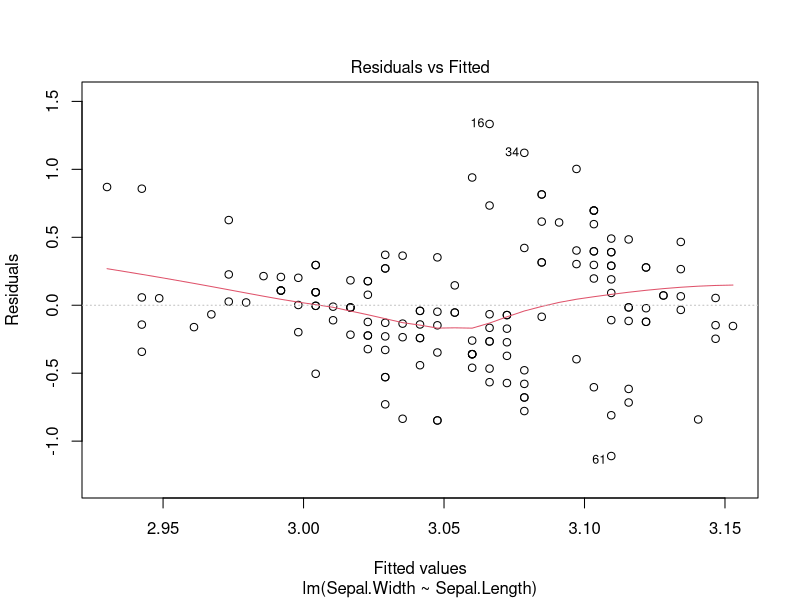
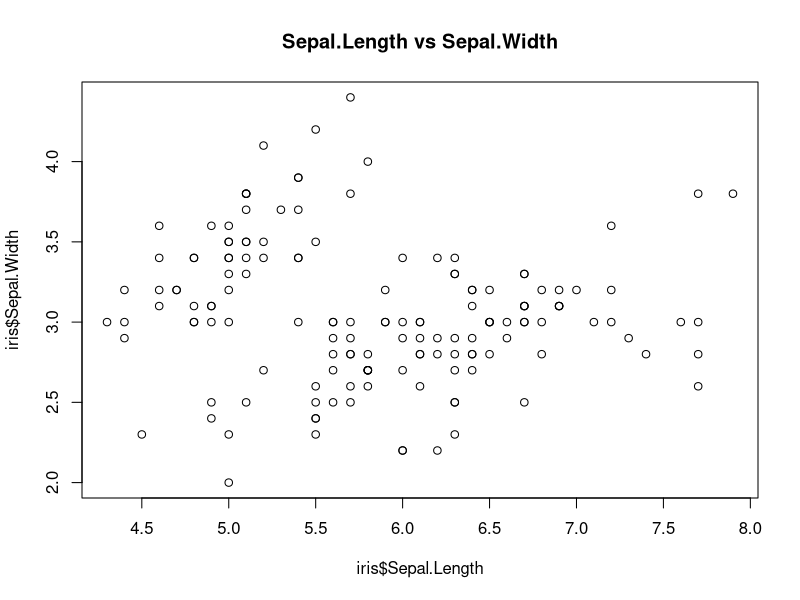
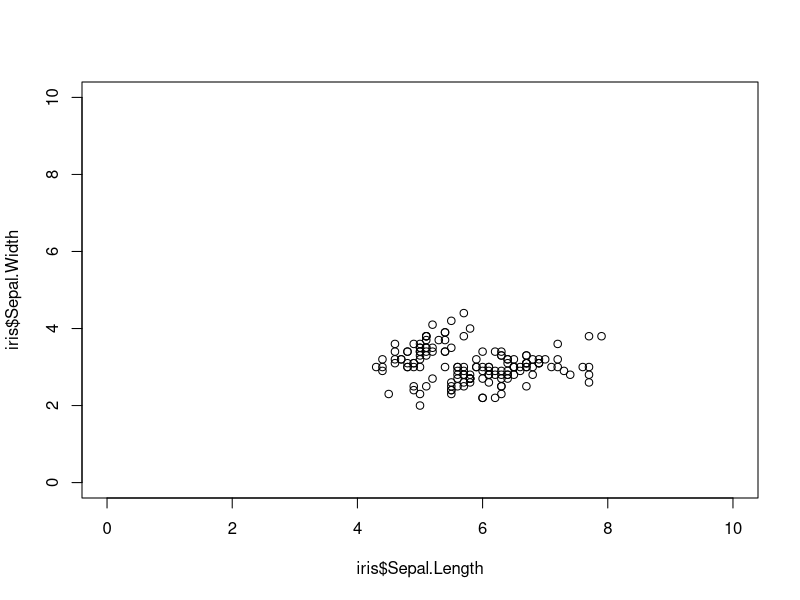
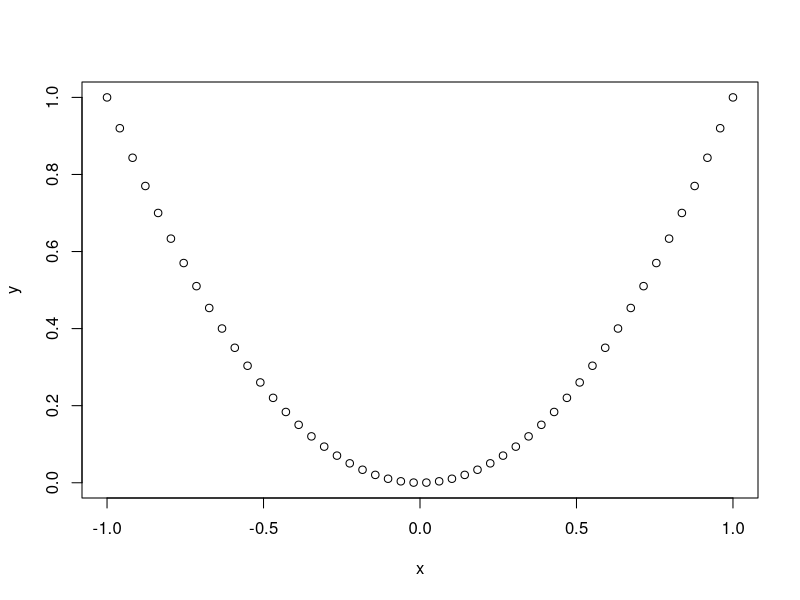
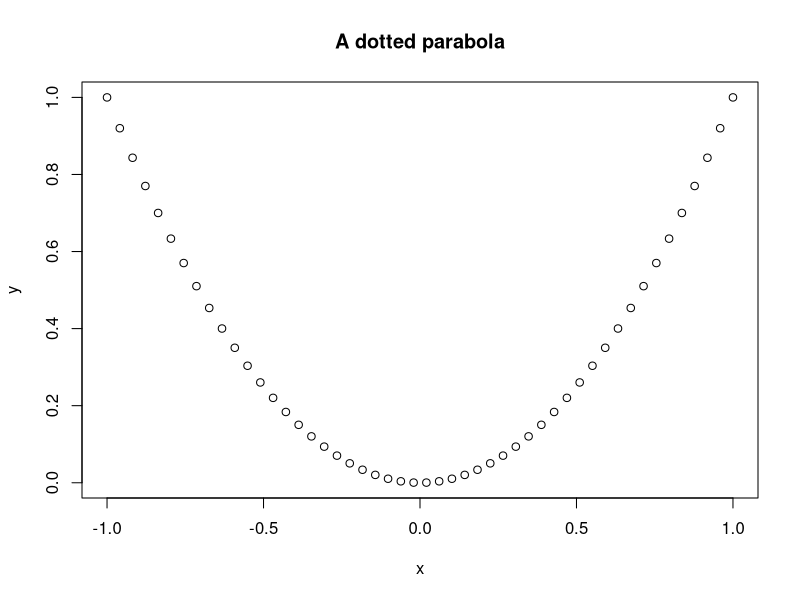
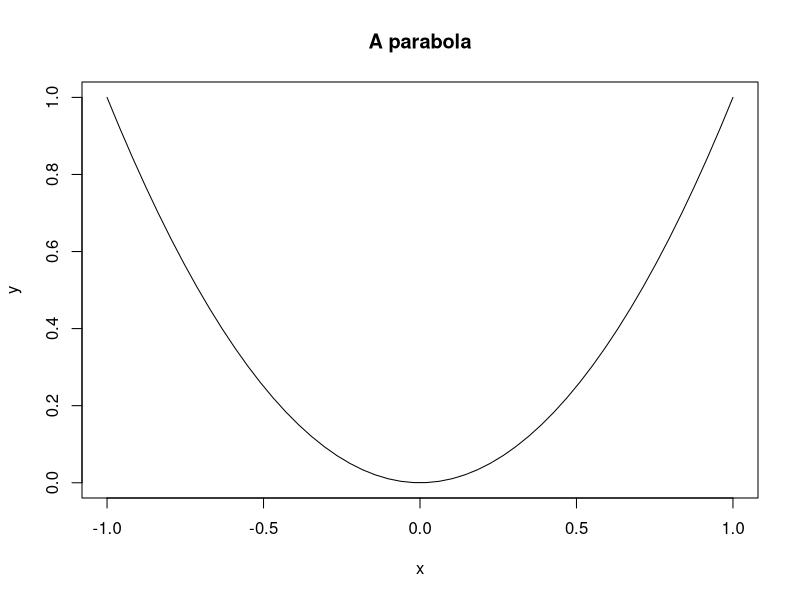
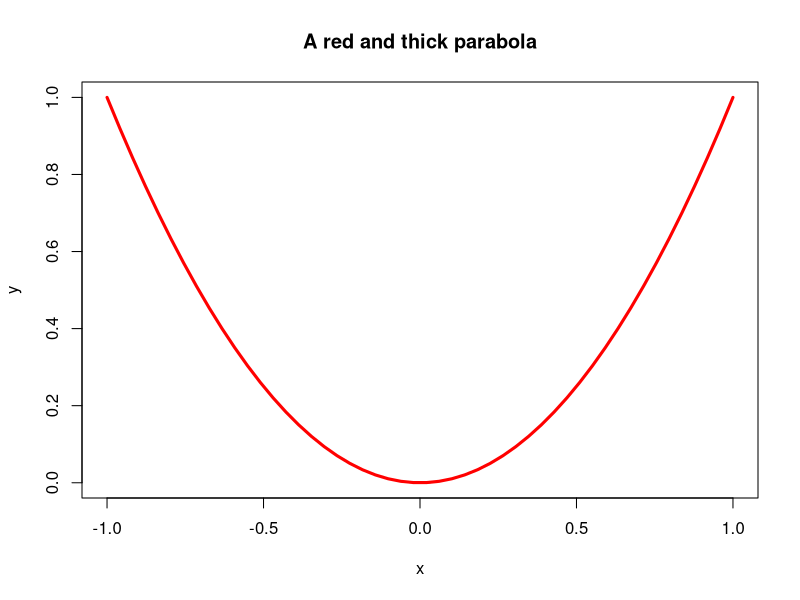
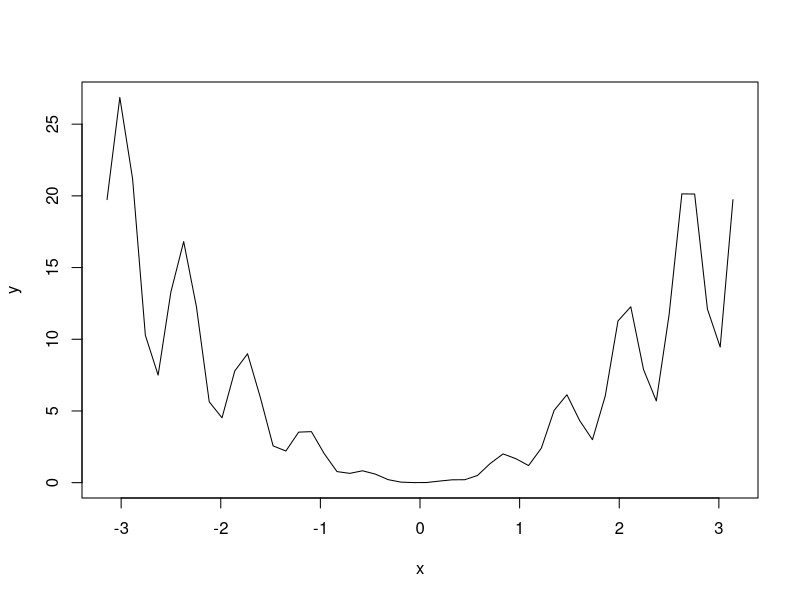

These figures' R source, in order: (Note: this script raises an error after producing the figures.)
## ---- chunk 1
# Let's begin importing the iris dataset
data(iris)

# names gives you the variables in the data frame
names(iris)

# The beginning of the data
head(iris)

# So we can access variables by $ or as in a matrix
iris$Sepal.Length[1:10]
iris[1:10, 1]
iris[3, 1]

# Information on the dimension of the data frame
dim(iris)

# str gives the structure of any object in R
str(iris)

# Recall the species variable: it is a categorical variable (or factor), 
# not a numeric variable
iris$Species[1:10]

# Factors can only take certain values
levels(iris$Species)

# If a file contains a variable with character strings as observations (either 
# encapsulated by quotation marks or not), the variable will become a factor 
# when imported into R

## ---- chunk 2
# The function seq creates sequences of numbers equally separated
seq(0, 1, by = 0.1)
seq(0, 1, length.out = 5)

# You can short the latter argument
seq(0, 1, l = 5)

# Repeat  number
rep(0, 5)

# Reverse a vector
myVec <- c(1:5, -1:3)
rev(myVec)

# Another way
myVec[length(myVec):1]

# Count repetitions in your data
table(iris$Sepal.Length)
table(iris$Species)
## ---- chunk 3
# Relational operators: x < y, x > y, x <= y, x >= y, x == y, x!= y
# They return TRUE or FALSE

# Smaller than
0 < 1

# Greater than
1 > 1

# Greater or equal to
1 >= 1 # Remember: ">="" and not "=>"" !

# Smaller or equal to
2 <= 1 # Remember: "<="" and not "=<"" !

# Equal
1 == 1 # Tests equality. Remember: "=="" and not "="" !

# Unequal
1 != 0 # Tests iequality

# TRUE is encoded as 1 and FALSE as 0
TRUE + 1 
FALSE + 1 

# In a vector-like fashion
x <- 1:5
y <- c(0, 3, 1, 5, 2)
x < y
x == y
x != y

# Subsetting of vectors
x
x[x >= 2]
x[x < 3]

# Easy way of work with parts of the data
data <- data.frame(x = c(0, 1, 3, 3, 0), y = 1:5)
data

# Data such that x is zero
data0 <- data[data$x == 0, ]
data0

# Data such that x is larger than 2
data2 <- data[data$x > 2, ]
data2

# In an example
iris$Sepal.Width[iris$Sepal.Width > 3]

# Problem - what happened?
data[x > 2, ]

# In an example
summary(iris)
summary(iris[iris$Sepal.Width > 3, ])

# On the factor variable only makes sense == and !=
summary(iris[iris$Species == "setosa", ])

# Subset argument in lm
lm(Sepal.Width ~ Petal.Length, data = iris, subset = Sepal.Width > 3)
lm(Sepal.Width ~ Petal.Length, data = iris, subset = iris$Sepal.Width > 3)
# Both iris$Sepal.Width and Sepal.Width in subset are fine: data = iris 
# tells R to look for Sepal.Width in the iris dataset

# Same thing for the subset field in R Commander's menus

# AND operator &
TRUE & TRUE
TRUE & FALSE
FALSE & FALSE

# OR operator |
TRUE | TRUE
TRUE | FALSE
FALSE | FALSE

# Both operators are useful for checking for ranges of data
y
index1 <- (y <= 3) & (y > 0)
y[index1]
index2 <- (y < 2) | (y > 4)
y[index2]

# In an example
summary(iris[iris$Sepal.Width > 3 & iris$Sepal.Width < 3.5, ])
## ---- chunk 4
# plot is the main function for plotting in R
# It has a different behaviour depending on the kind of object that it receives

# For example, for a regression model, it produces diagnostic plots
mod <- lm(Sepal.Width ~ Sepal.Length, data = iris)
plot(mod, 1)

# How to plot some data
plot(iris$Sepal.Length, iris$Sepal.Width, main = "Sepal.Length vs Sepal.Width")

# Change the axis limits
plot(iris$Sepal.Length, iris$Sepal.Width, xlim = c(0, 10), ylim = c(0, 10))

# How to plot a curve (a parabola)
x <- seq(-1, 1, l = 50)
y <- x^2
plot(x, y)
plot(x, y, main = "A dotted parabola")
plot(x, y, main = "A parabola", type = "l")
plot(x, y, main = "A red and thick parabola", type = "l", col = "red", lwd = 3)

# Plotting a more complicated curve between -pi and pi
x <- seq(-pi, pi, l = 50)
y <- (2 + sin(10 * x)) * x^2
plot(x, y, type = "l") # Kind of rough...

# More detailed plot
x <- seq(-pi, pi, l = 500)
y <- (2 + sin(10 * x)) * x^2
plot(x, y, type = "l")

# Remember that we are joining points for creating a curve!

# For more options in the plot customization see
?plot
?par

# plot is a first level plotting function. That means that whenever is called, 
# it creates a new plot. If we want to add information to an existing plot, we
# have to use a second level plotting function such as points, lines or abline

plot(x, y) # Create a plot
lines(x, x^2, col = "red") # Add lines
points(x, y + 10, col = "blue") # Add points
abline(a = 5, b = 1, col = "orange", lwd = 2) # Add a straight line y = a + b * x
## ---- chunk 5
# R allows to sample [r], compute density/probability mass [d], 
# compute distribution function [p] and compute quantiles [q] for several 
# continuous and discrete distributions. The format employed is [rdpq]name, 
# where name stands for:
# - norm -> Normal
# - unif -> Uniform
# - exp -> Exponential
# - t -> Student's t
# - f -> Snedecor's F
# - chisq -> Chi squared
# - pois -> Poisson
# - binom -> Binomial
# More distributions:
?Distributions

# Sampling from a Normal - 100 random points from a N(0, 1)
rnorm(n = 10, mean = 0, sd = 1)

# If you want to have always the same result, set the seed of the random number
# generator
set.seed(45678)
rnorm(n = 10, mean = 0, sd = 1)

# Plotting the density of a N(0, 1) - the Gauss bell
x <- seq(-4, 4, l = 100)
y <- dnorm(x = x, mean = 0, sd = 1)
plot(x, y, type = "l")

# Plotting the distribution function of a N(0, 1)
x <- seq(-4, 4, l = 100)
y <- pnorm(q = x, mean = 0, sd = 1)
plot(x, y, type = "l")

# Computing the 95% quantile for a N(0, 1)
qnorm(p = 0.95, mean = 0, sd = 1)

# All distributions have the same syntax: rname(n,...), dname(x,...), dname(p,...)  
# and qname(p,...), but the parameters in ... change. Look them in ?Distributions
# For example, here is que same for the uniform distribution

# Sampling from a U(0, 1)
set.seed(45678)
runif(n = 10, min = 0, max = 1)

# Plotting the density of a U(0, 1)
x <- seq(-2, 2, l = 100)
y <- dunif(x = x, min = 0, max = 1)
plot(x, y, type = "l")

# Computing the 95% quantile for a U(0, 1)
qunif(p = 0.95, min = 0, max = 1)

# Sampling from a Bi(10, 0.5)
set.seed(45678)
samp <- rbinom(n = 200, size = 10, prob = 0.5)
table(samp) / 200

# Plotting the probability mass of a Bi(10, 0.5)
x <- 0:10
y <- dbinom(x = x, size = 10, prob = 0.5)
plot(x, y, type = "h") # Vertical bars

# Plotting the distribution function of a Bi(10, 0.5)
x <- 0:10
y <- pbinom(q = x, size = 10, prob = 0.5)
plot(x, y, type = "h")

## ---- chunk 6
# A function is a way of encapsulating a block of code so it can be reused easily
# They are useful for simplifying repetitive tasks and organize the analysis
# For example, in Setion 3.7 we had to make use of simpleAnova for computing
# the simple ANOVA table in multiple regression.

# This is a silly function that takes x and y and returns its sum
add <- function(x, y) {
  x + y
}

# Calling add - you need to run the definition of the function first!
add(1, 1)
add(x = 1, y = 2)

# A more complex function: computes a linear model and its posterior summary.
# Saves us a few keystrokes when computing a lm and a summary
lmSummary <- function(formula, data) {
  model <- lm(formula = formula, data = data)
  summary(model)
}

# Usage
lmSummary(Sepal.Length ~ Petal.Width, iris)

# Recall: there is no variable called model in the workspace. 
# The function works on its own workspace!
model

# Add a line to a plot
addLine <- function(x, beta0, beta1) {
  lines(x, beta0 + beta1 * x, lwd = 2, col = 2)
}

# Usage
plot(x, y)
addLine(x, beta0 = 0.1, beta1 = 0)
## ---- chunk 7
knitr::include_url("https://www.youtube.com/embed/fSTrmJtHLFU")
## ---- chunk 8
knitr::include_graphics("images/figures/challenger.png")
## ---- chunk 9
challenger <- read.table(file = "datasets/challenger.txt", header = TRUE, sep = "\t")
knitr::kable(
  challenger[, c(1, 2, 5:7)],
  booktabs = TRUE,
  longtable = TRUE,
  caption = 'The `challenger` dataset.'
)
## ---- chunk 10
library(car)
## ---- chunk 11
scatterplot(nfails.field ~ temp, reg.line = lm, smooth = FALSE, spread = FALSE, 
            boxplots = FALSE, data = challenger, subset = nfails.field > 0)
scatterplot(nfails.field ~ temp, reg.line = lm, smooth = FALSE, spread = FALSE, 
            boxplots = FALSE, data = challenger)
## ---- chunk 12
mod <- lm(nfails.field ~ temp, data = challenger)
par(mfrow = 1:2)
plot(mod, 1)
plot(mod, 2)
## ---- chunk 13
knitr::include_graphics("images/screenshots/glm.png")
## ---- chunk 14
nasa <- glm(fail.field ~ temp, family = "binomial", data = challenger)
summary(nasa)
exp(coef(nasa)) # Exponentiated coefficients ("odds ratios")
## ---- chunk 15
# Plot data
plot(challenger$temp, challenger$fail.field, xlim = c(-1, 30), xlab = "Temperature", 
     ylab = "Incident probability")

# Draw the fitted logistic curve
x <- seq(-1, 30, l = 200)
y <- exp(-(nasa$coefficients[1] + nasa$coefficients[2] * x))
y <- 1 / (1 + y)
lines(x, y, col = 2, lwd = 2)

# The Challenger
points(-0.6, 1, pch = 16)
text(-0.6, 1, labels = "Challenger", pos = 4)
## ---- chunk 16
confint(nasa, level = 0.95)
## ---- chunk 17
predict(nasa, newdata = data.frame(temp = -0.6), type = "response")
## ---- chunk 18
knitr::include_url("https://www.youtube.com/embed/MOeDbQlF5Tw?start=552")
## ---- chunk 19
# Regression
x <- seq(-3, 3, l = 200)
z <- 2 * x

# Truncation
z1 <- z
z1[z1 > 1] <- 1
z1[z1 < 0] <- 0

# Logit
z2 <- 1 / (1 + exp(-z))

# Probit
z3 <- pnorm(z)

# Comparison
plot(x, z, type = "l", ylim = c(-0.1, 1.1), ylab = "Probability", lwd = 2)
lines(x, z1, col = "blue", lwd = 2)
lines(x, z2, col = "red", lwd = 2)
lines(x, z3, col = "green", lwd = 2)
legend("topleft", legend = c("Linear regression", "Uniform", "Logit", "Probit"), lwd = 2, 
       col = c("black", "blue", "red", "green"))
## ---- chunk 20
nasa <- glm(fail.field ~ temp, family = "binomial", data = challenger)
summary(nasa)
exp(coef(nasa)) # Exponentiated coefficients ("odds ratios")

# Plot data
plot(challenger$temp, challenger$fail.field, xlim = c(-1, 30), xlab = "Temperature", 
     ylab = "Incident probability")

# Draw the fitted logistic curve
x <- seq(-1, 30, l = 200)
y <- exp(-(nasa$coefficients[1] + nasa$coefficients[2] * x))
y <- 1 / (1 + y)
lines(x, y, col = 2, lwd = 2)

# The Challenger
points(-0.6, 1, pch = 16)
text(-0.6, 1, labels = "Challenger", pos = 4)
## ---- chunk 21
# Data
set.seed(34567)
x <- rnorm(50, sd = 1.5)
y1 <- -0.5 + 3 * x
y2 <- 0.5 - 2 * x
y3 <- -2 + 5 * x
y1 <- rbinom(50, size = 1, prob = 1 / (1 + exp(-y1)))
y2 <- rbinom(50, size = 1, prob = 1 / (1 + exp(-y2)))
y3 <- rbinom(50, size = 1, prob = 1 / (1 + exp(-y3)))

# Data
dataMle <- data.frame(x = x, y1 = y1, y2 = y2, y3 = y3)
## ---- chunk 22
mod <- glm(y1 ~ x, family = "binomial", data = dataMle)
mod$coefficients
## ---- chunk 23
knitr::include_graphics("images/R/logisticmodel.png")
## ---- chunk 24
# Fit model
nasa <- glm(fail.field ~ temp, family = "binomial", data = challenger)

# Confidence intervals at 95%
confint(nasa)

# Confidence intervals at other levels
confint(nasa, level = 0.90)

# Confidence intervals for the factors affecting the odds
exp(confint(nasa))
## ---- chunk 25
# Significances with asymptotic approximation for the standard errors
nasa2 <- glm(fail.field ~ temp + pres.field, family = "binomial", 
             data = challenger)
summary(nasa2)

# CIs with asymptotic approximation - coherent with summary
confint.default(nasa2, level = 0.90)
confint.default(nasa2, level = 0.99)

# CIs with profile likelihood - incoherent with summary
confint(nasa2, level = 0.90) # intercept still significant
confint(nasa2, level = 0.99) # temp still significant
## ---- chunk 26
# Data for which we want a prediction
# Important! You have to name the column with the predictor name!
newdata <- data.frame(temp = -0.6)

# Prediction of the conditional log-odds - the default
predict(nasa, newdata = newdata, type = "link")

# Prediction of the conditional probability
predict(nasa, newdata = newdata, type = "response")

# Function for computing the predictions and CIs for the conditional probability
predictCIsLogistic <- function(object, newdata, level = 0.95) {
  
  # Compute predictions in the log-odds
  pred <- predict(object = object, newdata = newdata, se.fit = TRUE)
  
  # CI in the log-odds
  za <- qnorm(p = (1 - level) / 2)
  lwr <- pred$fit + za * pred$se.fit
  upr <- pred$fit - za * pred$se.fit
  
  # Transform to probabilities
  fit <- 1 / (1 + exp(-pred$fit))
  lwr <- 1 / (1 + exp(-lwr))
  upr <- 1 / (1 + exp(-upr))
  
  # Return a matrix with column names "fit", "lwr" and "upr"
  result <- cbind(fit, lwr, upr)
  colnames(result) <- c("fit", "lwr", "upr")
  return(result)
 
}

# Simple call
predictCIsLogistic(nasa, newdata = newdata)
# The CI is large because there is no data around temp = -0.6 and
# that makes the prediction more variable (and also because we only 
# have 23 observations)
## ---- chunk 27
knitr::include_app('https://egarpor.shinyapps.io/log-ci-prediction/', height = '1000px')
## ---- chunk 28
set.seed(45671231)
x <- runif(50, 0, 1)
y <- rbinom(n = 50, size = 1, prob = 1/(1 + exp(-(1 - 6 * x))))
mod <- glm(y ~ x, family = "binomial")
xx <- seq(0, 1, l = 200)
o <- order(x)
plot(x, y, pch = 16)
lines(x[o], y[o], col = 4, lwd = 2)
lines(xx, 1/(1 + exp(-(mod$coefficients[1] + mod$coefficients[2] * xx))), col = 2, lwd = 2)
legend("topright", legend = c("Fitted logistic model", "A saturated model"), lwd = 2, col = c(2, 4))
## ---- chunk 29
# Summary of model
nasa <- glm(fail.field ~ temp, family = "binomial", data = challenger)
summaryLog <- summary(nasa)
summaryLog # 'Residual deviance' is the deviance; 'Null deviance' is the null deviance

# Null model - only intercept
null <- glm(fail.field ~ 1, family = "binomial", data = challenger)
summaryNull <- summary(null)
summaryNull

# Computation of the R^2 with a function - useful for repetitive computations
r2Log <- function(model) {
  
  summaryLog <- summary(model)
  1 - summaryLog$deviance / summaryLog$null.deviance
  
}

# R^2
r2Log(nasa)
r2Log(null)
## ---- chunk 30
# Fitted probabilities for Y = 1
nasa$fitted.values

# Classified Y's
yHat <- nasa$fitted.values > 0.5

# Hit matrix:
# - 16 correctly classified as 0
# - 4 correclty classified as 1
# - 3 incorrectly classified as 0
tab <- table(challenger$fail.field, yHat)
tab

# Hit ratio (ratio of correct classification)
(16 + 4) / 23 # Manually
sum(diag(tab)) / sum(tab) # Automatically
## ---- chunk 31
# Models
nasa <- glm(fail.field ~ temp, family = "binomial", data = challenger)
nasa2 <- glm(fail.field ~ temp + pres.field, family = "binomial", 
             data = challenger)

# nasa
summary1 <- summary(nasa)
summary1
BIC(nasa)
summary1$deviance + 2 * log(dim(challenger)[1])
AIC(nasa)
summary1$deviance + 2 * 2

# nasa2
summary2 <- summary(nasa2)
summary2
BIC(nasa2)
summary2$deviance + 3 * log(dim(challenger)[1])
AIC(nasa2)
summary2$deviance + 3 * 2
## ---- chunk 32
# Boston dataset
data(Boston)

# Model whether a suburb has a median house value larger than 25000$
mod <- glm(I(medv > 25) ~ ., data = Boston, family = "binomial")
summary(mod)
r2Log(mod)

# With BIC - wnds up with only the significant variables and a similar R^2
modBIC <- stepwise(mod, trace = 0)
summary(modBIC)
r2Log(modBIC)
## ---- chunk 33
# Create predictors with multicollinearity: x4 depends on the rest
set.seed(45678)
x1 <- rnorm(100)
x2 <- 0.5 * x1 + rnorm(100)
x3 <- 0.5 * x2 + rnorm(100)
x4 <- -x1 + x2 + rnorm(100, sd = 0.25)

# Response
z <- 1 + 0.5 * x1 + 2 * x2 - 3 * x3 - x4
y <- rbinom(n = 100, size = 1, prob = 1/(1 + exp(-z)))
data <- data.frame(x1 = x1, x2 = x2, x3 = x3, x4 = x4, y = y)

# Correlations - none seems suspicius
cor(data)

# Generalized variance inflation factors anormal: largest for x4, we remove it
modMultiCo <- glm(y ~ x1 + x2 + x3 + x4, family = "binomial")
vif(modMultiCo)

# Without x4
modClean <- glm(y ~ x1 + x2 + x3, family = "binomial")

# Comparison
summary(modMultiCo)
summary(modClean)
r2Log(modMultiCo)
r2Log(modClean)

# Genralized variance inflation factors normal
vif(modClean)
## ---- chunk 34
knitr::include_app('https://egarpor.shinyapps.io/log-reg-non-lin/', height = '1000px')
